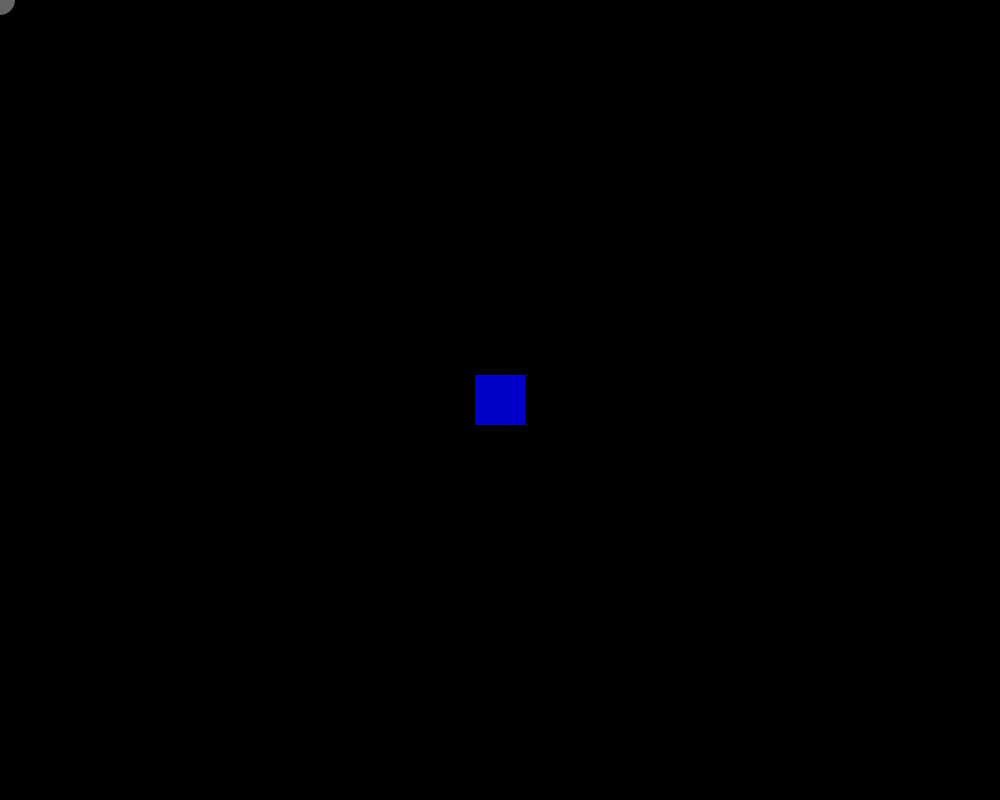
Frame 1 (no input)
Frame 60 (the mouse pressed at the canvas centre just before this capture): identical to frame 1, image omitted
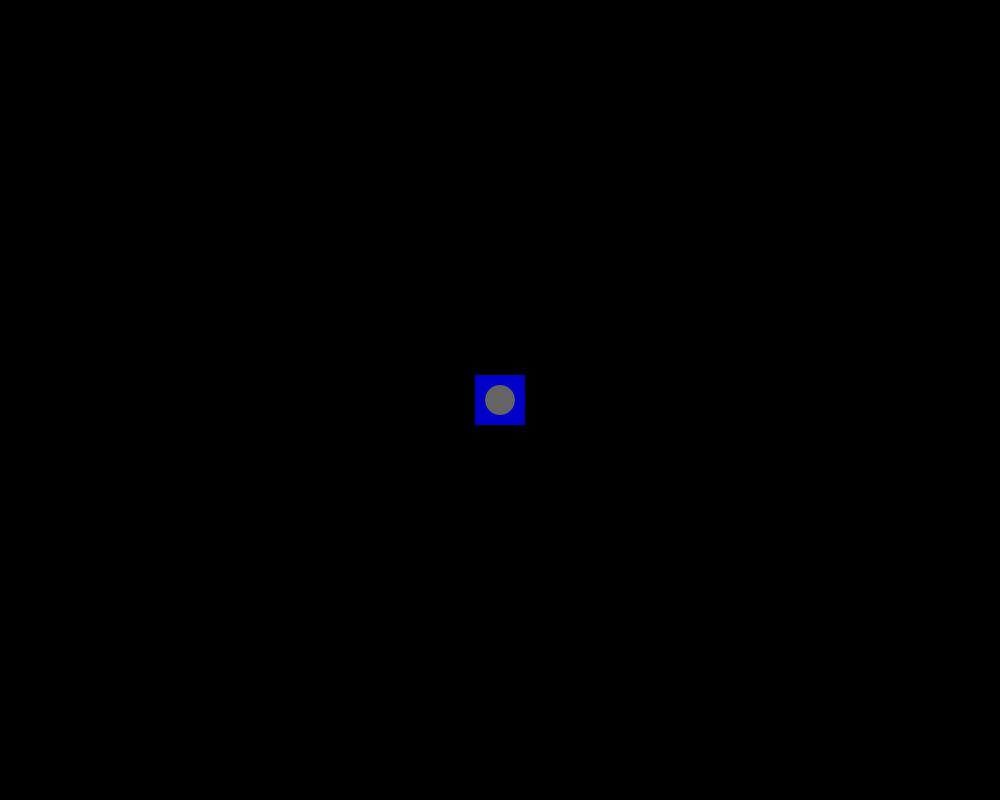
Frame 120 (the mouse held since frame 60 and released just before this capture)

The Processing sketch that drew these frames (run headless with seeded random() and noise(); from frame 60 on, the mouse is pressed at the canvas centre):

// Processing sketch: VoidFunctions
// ── VoidFunctions.pde
//one other function

void setup() {
  size(1000, 800);
  noStroke();
  smooth();
  frameRate(30);
  rectMode(CENTER);
}
void draw() {
  background(0);
  square();
  circle();
}

void square() {
  fill(0, 0, 200);
  rect(width/2, height/2, 50, 50);
}

void circle() {
  fill(100); //temp fill
  ellipse(mouseX, mouseY, 30, 30);
}
